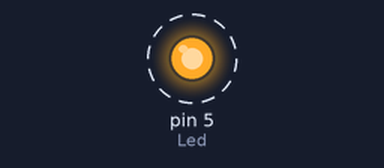
Bench run of a sketch on a simulated Arduino Uno, built with avr-gcc and run on an emulated ATmega328P. On the bench: output pins drawn as LEDs (lit = HIGH). Dashed ring = blinking. What the sketch prints to the serial monitor is not drawn.

Above: at 0.5 s.
Timing chart, 0 to 4.6 s (numbered marks = the images above):
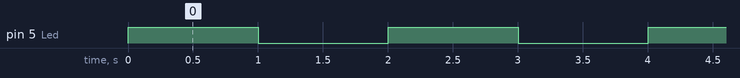

The sketch:

Serial_print.ino
```cpp
int Led = 5;


void setup() {
  // put your setup code here, to run once:
  Serial.begin(9600);

  pinMode(Led,OUTPUT);

  Serial.println("Welcome to my program");
}

void loop() {
  // put your main code here, to run repeatedly:

  digitalWrite(Led,HIGH);
  Serial.println("Light is on");
  delay(1000);
  digitalWrite(Led,LOW);
  Serial.println("Light is off");
  delay(1000);

}
```

Measured:
- by itself, pin 5 (Led): alternates HIGH for 1.0 s and LOW for 1.0 s
